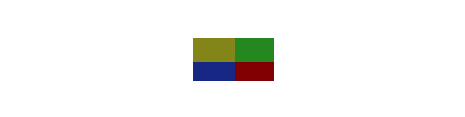
%> input picture field/tinyradar-sy/image2mat/nature-synth/images/epsi.png, 465 x 117 px; the run also reads 1 picture not shown here
$ octave image2gerjoii.m   (GNU Octave 9; MATLAB toolbox functions it lacks are replaced by stand-ins)
%> lines starting %> are read from the running program, lines starting %| are printed output that depends on the picture
### src/shared/graphics/fancy_colormap.m
function [clmap,c_axis,amp] = fancy_colormap(a)
% diego domenzain
% spring 2018 @ TUDelft
% ------------------------------------------------------------------------------
% a is a matrix to be plotted using imagesc
%

% for plotting
sc=0.3;

% % john's version
% clo=[0 0 1];cmid=[.99 .99 .99];chi=[.5 .12 0];

% green
% [0.1411    0.4782    0.1807]
% yellow
% [0.8275    0.7922    0.0745]
% [1.0000    0.9765    0.6667]
% purple
% [0.3533    0.1491    0.5602]
% [0.9020    0.8196    1.0000]
% red
% [0.7399 0.1019 0.1019]
% blue
% [0.0745    0.3882    0.8275]
% shit
% [0.3098    0.2353    0.0118]
% pistache
% [0.7098    1.0000    0.7373]
% gris
% [0.4863    0.4863    0.4784]
% gris oscuro
% [ 0.2000    0.2000    0.1961]
% azul-verde fosforescente
% [0    0.7961    1]
% mas fosforescente
% [0.4000    1.0000    0.9294]
% [0.8667    0.9922    1]
% naranja
% [0.8078    0.4275    0.0941]
% super rojo
% [0.8078    0.0941    0.0941]
% fosforescente light
% [0.6431    0.9765    0.9882]
% azul claro
% [0.8902    0.9608    0.9882]

% % purple-blue-red
% % lowest color
% clo=[0.3533    0.1491    0.5602];
% % middle color
% cmid=[0.8000    0.9922    1.0000];
% % highest color
% chi=[0.8078    0.0941    0.0941];

% % orange-white-green
% % lowest color
% clo=[0.1411    0.4782    0.1807];
% % middle color
% cmid=[0.99 0.99 0.99];
% % highest color
% chi=[0.8078    0.4275    0.0941];

% purple-white-red
% lowest color
clo=[0.3533    0.1491    0.5602];
% middle color
cmid=[0.99 0.99 0.99];
% highest color
chi=[0.8078    0.0941    0.0941];

% % purple--white
% % lowest color
% clo=[0.3533    0.1491    0.5602];
% % middle color
% cmid=[0.1411    0.4782    0.1807];
% % highest color
% chi=[0.99 0.99 0.99];

% % yellow-white-blue
% % lowest color
% clo=[0.8275    0.7922    0.0745];
% % middle color
% cmid=[0.99 0.99 0.99];
% % highest color
% chi=[0.1176    0.2980    0.5882];

% % green-red-blue
% % lowest color
% clo=[0.8275    0.7922    0.0745];
% % middle color
% cmid=[0.8078    0.0941    0.0941];
% % highest color
% chi=[0.0745    0.3882    0.8275];

% % green-white-blue
% % lowest color
% clo=[0.1411    0.4782    0.1807];
% % middle color
% cmid=[0.99 0.99 0.99];
% % highest color
% chi=[0.0745    0.3882    0.8275];

% % purple-white-orange
% % lowest color
% clo=[0.3533    0.1491    0.5602];
% % middle color
% cmid=[0.99 0.99 0.99];
% % highest color
% chi=[0.8078    0.4275    0.0941];

% % purple-white-green
% % lowest color
% clo=[0.3533    0.1491    0.5602];
% % middle color
% cmid=[0.99 0.99 0.99];
% % highest color
% chi=[0.1411    0.4782    0.1807];

% % black-blue-red
% % lowest color
% clo=[0 0 0];
% % middle color
% cmid=[0.8667    0.9922    1];
% % highest color
% chi=[0.8078    0.0941    0.0941];

% % black-purple-red
% % lowest color
% clo=[0 0 0];
% % middle color
% cmid=[0.3533    0.1491    0.5602];
% % highest color
% chi=[0.8078    0.0941    0.0941];

% % black-white-blue
% % lowest color
% clo=[0 0 0];
% % middle color
% cmid=[0.99 0.99 0.99];
% % highest color
% chi=[0.0745    0.3882    0.8275];

% % black-white-red
% % lowest color
% clo=[0 0 0];
% % middle color
% cmid=[0.99 0.99 0.99];
% % highest color
% chi=[0.8078    0.0941    0.0941];

clmap=mkclrmap(clo,cmid,chi);

amp = max(a(:));
c_axis = [-sc*amp sc*amp];
end

### src/shared/graphics/fancy_imagesc.m
function fancy_imagesc(a,x,z,sc)
% diego domenzain
% spring 2018 @ TUDelft
% ------------------------------------------------------------------------------
[clmap,~,~] = fancy_colormap(a);
switch nargin
  case 4
    amp=max(a(:));
    imagesc(x,z,a,[-sc*amp sc*amp])
  case 3
    imagesc(x,z,a)
  case 1
    imagesc(a)
end
colormap(clmap)
c = colorbar('southoutside');
c.TickLength = 0;
% [16 lines of commented-out code are left out]
axis image
end

### src/shared/graphics/rainbow2.m
function rgb=rainbow2(n)
% diego domenzain
% spring 2019 @ BSU
% ------------------------------------------------------------------------------
% to get even better colormaps, concatenate them!
% the factor n will move the white towards the bottom if n>1.
% cmap=rainbow2(8);colormap(cmap)
rgb=rainbow(0,[0.8275    0.7922    0.0745; 0.230, 0.299, 0.754; 0.865,0.865,0.865],64);
% rgb_=rainbow(0,[1 1 1; 0.8078,0.4275,0.0941; 0.8078,0.0941,0.0941],fix(64*n));
rgb_=rainbow(0,[0.865,0.865,0.865; 0.8078, 0.0941,0.0941; 0,0,0],fix(64*n));
rgb=[rgb;rgb_];
end

### src/shared/graphics/mkclrmap.m
function [nc]=mkclrmap(lowc,midc,hic,middle)

%
% make fancy colormap
%
% John Bradford gave me this,
% but he kept complaining about the
% color scale in my figures so
% I had to change his code.
%
% example:
%
% lowc = [0 0 1];
% midc = [.99 .99 .99];
% hic = [.5 .12 0];
% cmap = mkclrmap(lowc,midc,hic);
% colormap(cmap)
% --
% number of colors is 256.
nc = zeros(3,256);
% let's move where the 'middle' color is in the color-scale
if nargin<4
  middle=0.5;
end
i_mid = fix(middle*256); % 12
i_mid_ = 256-(i_mid+1); % 243
% R
nc(1,1:(i_mid+1)) = [lowc(1):(midc(1)-lowc(1))/i_mid:midc(1)];
nc(1,(i_mid+1):256) = [midc(1):(hic(1)-midc(1))/i_mid_:hic(1)];
% G
nc(2,1:(i_mid+1)) = [lowc(2):(midc(2)-lowc(2))/i_mid:midc(2)];
nc(2,(i_mid+1):256) = [midc(2):(hic(2)-midc(2))/i_mid_:hic(2)];
% B
nc(3,1:(i_mid+1)) = [lowc(3):(midc(3)-lowc(3))/i_mid:midc(3)];
nc(3,(i_mid+1):256) = [midc(3):(hic(3)-midc(3))/i_mid_:hic(3)];
% john codes things weirdly:
nc = nc.';

end

### field/tinyradar-sy/image2mat/image2gerjoii.m
clear
close all
clc
% ------------------------------------------------------------------------------
% puts rgb image of material properties in gerjoii format
% for wave and dc propagation.
%
% there is a manual step of choosing which rgb values are
% mapped to which material properties physical values.
% ------------------------------------------------------------------------------
% images path
image_path = 'nature-synth/images/';
mat_path = 'nature-synth/mat-file/';
% image extention
image_exte = '.png'; % '.jpeg'; % '.png';
% ------------------------------------------------------------------------------
% images name
eps_name = 'epsi';
sig_name = 'sigm';
% ------------------------------------------------------------------------------
% load images
eps_path = strcat(image_path, eps_name, image_exte );
sig_path = strcat(image_path, sig_name, image_exte );
% read
epsi = imread(eps_path);
%> epsi is the input picture: size 117x465x3 uint8; mean R, G, B 243.9, 244, 241.6
sigm = imread(sig_path);
% uint8 to double
epsi = im2double(epsi)*255;
%> epsi: size 117x465x3 double
sigm = im2double(sigm)*255;
% squeeze to respective rgb channels
epsi = squeeze(epsi(:,:,1));
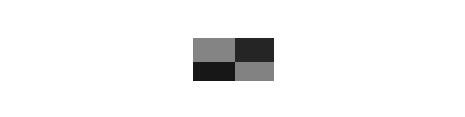
%> epsi: size 117x465 double; min 23, max 255, mean 243.9
sigm = squeeze(sigm(:,:,2));
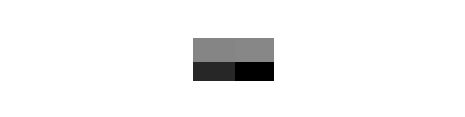
%> sigm: size 117x465 double; min 0, max 255, mean 244
% ------------------------------------------------------------------------------
% MANUAL STEP 1
%
% check rgb values in bottom plot that are to be mapped to physical values.
% ------------------------------------------------------------------------------
figure;
subplot(3,3,[1,2,3,4,5,6])
fancy_imagesc(epsi)
%> in fancy_colormap, `amp = max(a(:));`: amp = 255
%> in fancy_colormap, `c_axis = [-sc*amp sc*amp];`: c_axis = [-76.5 76.5]
%> in fancy_imagesc, `[clmap,~,~] = fancy_colormap(a);`: clmap = 256 rows, first 12: [0.353 0.149 0.56; 0.358 0.156 0.564; 0.363 0.162 0.567; 0.368 0.169 0.57; 0.373 0.175 0.574; 0.378 0.182 0.577; 0.383 0.189 0.58; 0.388 0.195 0.584; 0.393 0.202 0.587; 0.398 0.208 0.59; 0.403 0.215 0.594; 0.408 0.221 0.597]
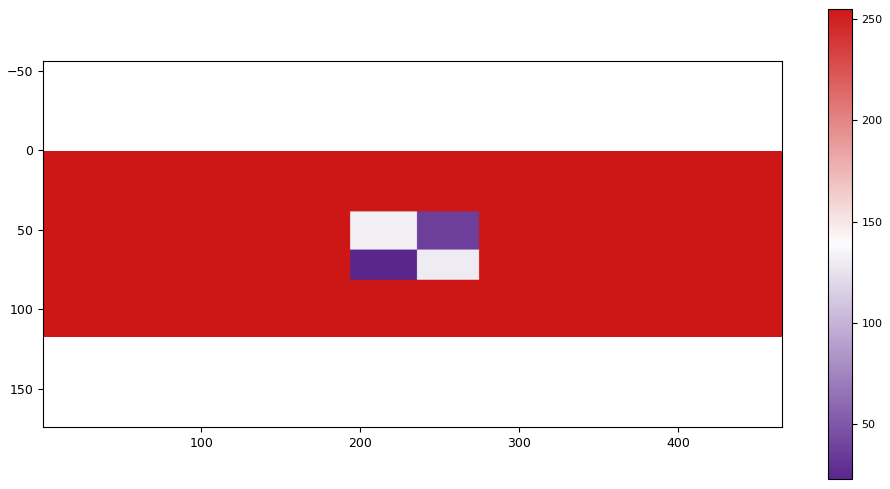
%> figure redrawn from the program's plot data
colormap(rainbow2(1))
%> the run ends on the next line
